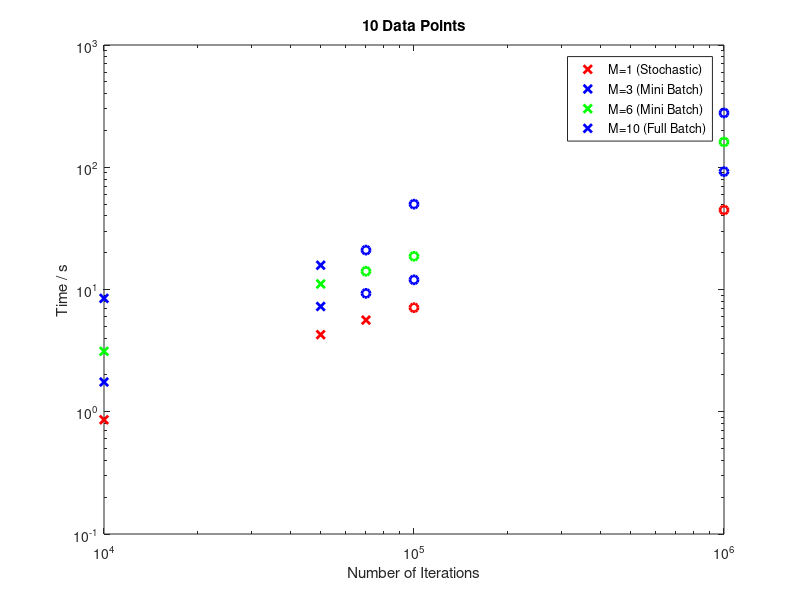
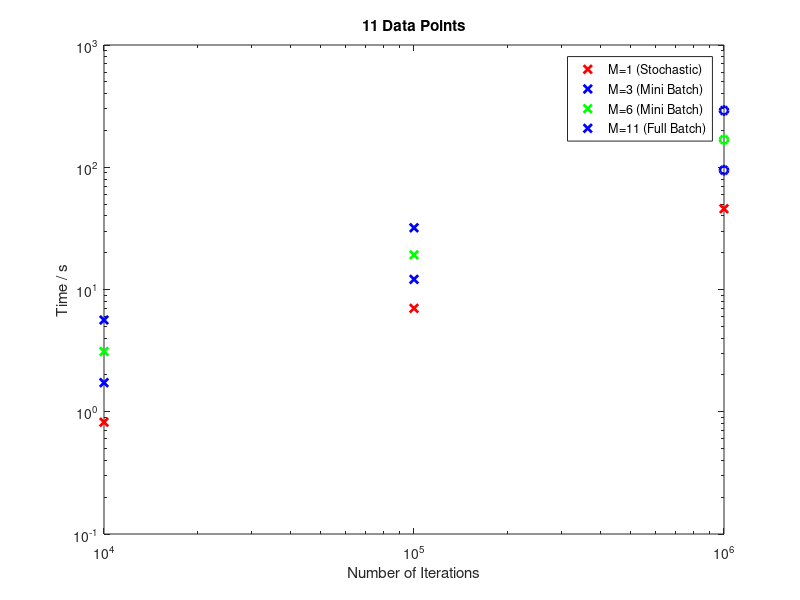

Reproduce these figures in MATLAB, in order.
%{
Plot time taken to train versus number of iterations performed,
indicating whether or not the solution is 'acceptable'.
All performed using sigmoid activation function.

Written by: James Rynn
Last edited: 18/12/2019
%}


% Numbers of iterations.
N1 = 1e4;
N2 = 5e4;
N3 = 7e4;
N4 = 1e5;
N5 = 1e6;



%% 10 DATA POINTS:

figure
loglog(N1, 0.86, 'rx', 'linewidth', 2)
hold on
loglog(N1, 1.75, 'bx', 'linewidth', 2)
loglog(N1, 3.12, 'gx', 'linewidth', 2)
loglog(N1, 8.46, 'bx', 'linewidth', 2)

loglog(N2, 4.27, 'rx', 'linewidth', 2)
loglog(N2, 7.26, 'bx', 'linewidth', 2)
loglog(N2, 11.1, 'gx', 'linewidth', 2)
loglog(N2, 15.8, 'bx', 'linewidth', 2)

loglog(N3, 5.62, 'rx', 'linewidth', 2)
loglog(N3, 9.30, 'bo', 'linewidth', 2)
loglog(N3, 14.1, 'go', 'linewidth', 2)
loglog(N3, 21.0, 'bo', 'linewidth', 2)

loglog(N4, 7.10, 'ro', 'linewidth', 2)
loglog(N4, 12.0, 'bo', 'linewidth', 2)
loglog(N4, 18.7, 'go', 'linewidth', 2)
loglog(N4, 49.9, 'bo', 'linewidth', 2)

loglog(N5, 44.7, 'ro', 'linewidth', 2)
loglog(N5, 92.1, 'bo', 'linewidth', 2)
loglog(N5, 161,  'go', 'linewidth', 2)
loglog(N5, 278,  'bo', 'linewidth', 2)
hold off

legend({'M=1 (Stochastic)', 'M=3 (Mini Batch)', 'M=6 (Mini Batch)', 'M=10 (Full Batch)'})
title('10 Data Points')
xlabel('Number of Iterations')
ylabel('Time / s')



%% 11 DATA POINTS:

figure
loglog(N1, 0.821, 'rx', 'linewidth', 2)
hold on
loglog(N1, 1.73, 'bx', 'linewidth', 2)
loglog(N1, 3.11, 'gx', 'linewidth', 2)
loglog(N1, 5.63, 'bx', 'linewidth', 2)

loglog(N4, 7.01, 'rx', 'linewidth', 2)
loglog(N4, 12.1, 'bx', 'linewidth', 2)
loglog(N4, 19.2, 'gx', 'linewidth', 2)
loglog(N4, 32.0, 'bx', 'linewidth', 2)

loglog(N5, 45.8, 'rx', 'linewidth', 2)
loglog(N5, 94.6, 'bo', 'linewidth', 2)
loglog(N5, 168,  'go', 'linewidth', 2)
loglog(N5, 291,  'bo', 'linewidth', 2)
hold off

legend({'M=1 (Stochastic)', 'M=3 (Mini Batch)', 'M=6 (Mini Batch)', 'M=11 (Full Batch)'})
title('11 Data Points')
xlabel('Number of Iterations')
ylabel('Time / s')


